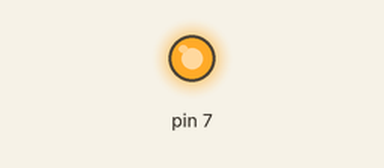
Bench run of a program on a simulated Raspberry Pi (header pin numbers). Shown: output pins drawn as LEDs (lit = HIGH). What the program prints to the terminal is not drawn. At 20.0 s the program stops and its outputs stay as they are.

Above: at 1.0 s.
At 3.0 s:
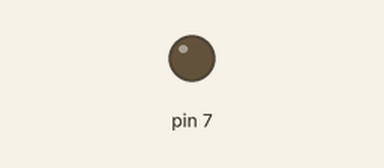
Timing chart, 0 to 5.2 s (numbered marks = the images above):
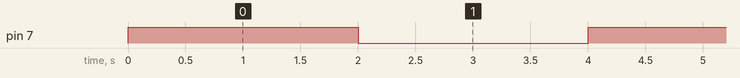

The program:

led_blink_speed.py
```python
import RPi.GPIO as GPIO
import time
GPIO.setwarnings(False)
GPIO.setmode(GPIO.BOARD)
GPIO.setup(7, GPIO.OUT)

def blink(pin, numTimes, speed):
    print 'blink function, pin=', pin, ' numtimes=', numTimes, ' speed=', speed
    for i in range(0, numTimes):
        print 'range: ', i
        GPIO.output(pin, GPIO.HIGH)
        time.sleep(speed)
        GPIO.output(pin, GPIO.LOW)
        time.sleep(speed)
    GPIO.cleanup()


if __name__ == '__main__':
    print 'enter main function'
    try:
        blink(7, 5, 2)
    except KeyboardInterrupt:
        GPIO.cleanup()
        print 'except keyboardinterrupt'

print 'exit'
```

Measured:
- by itself, pin 7: alternates HIGH for 2.0 s and LOW for 2.0 s, 10 changes in all, then stays LOW
